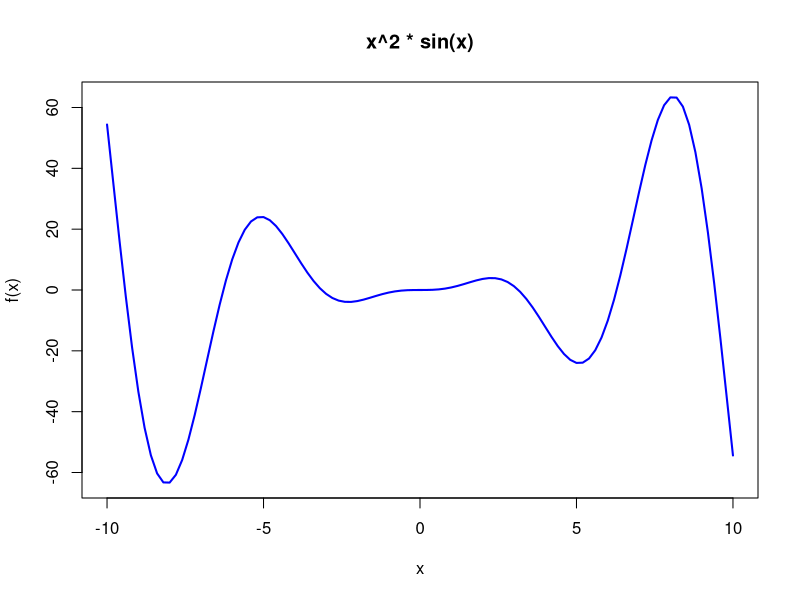
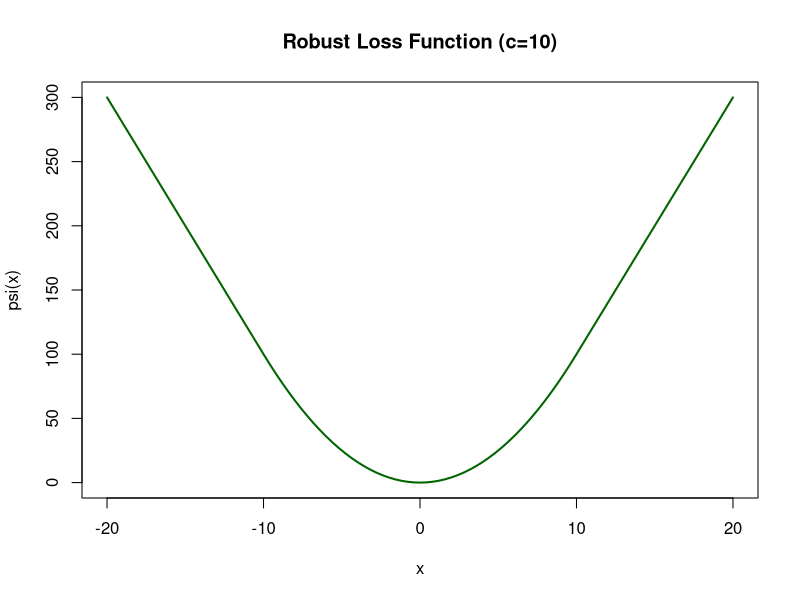
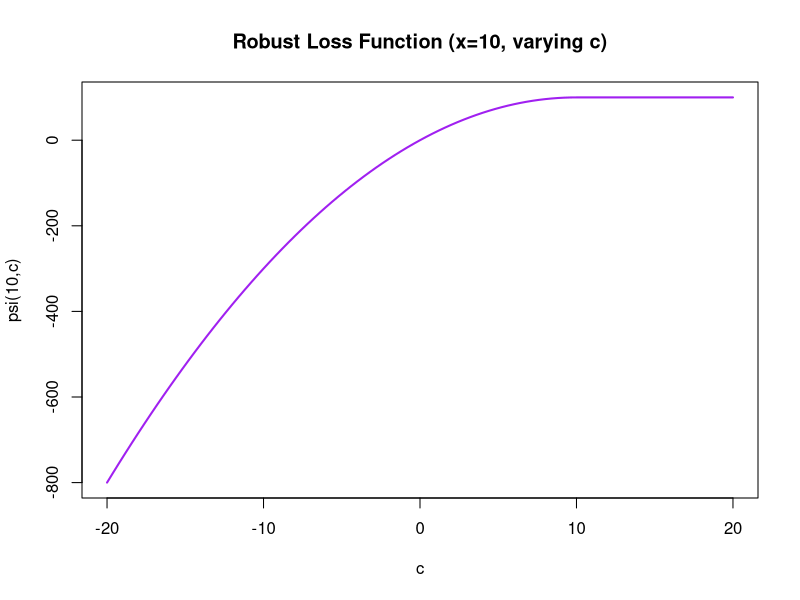
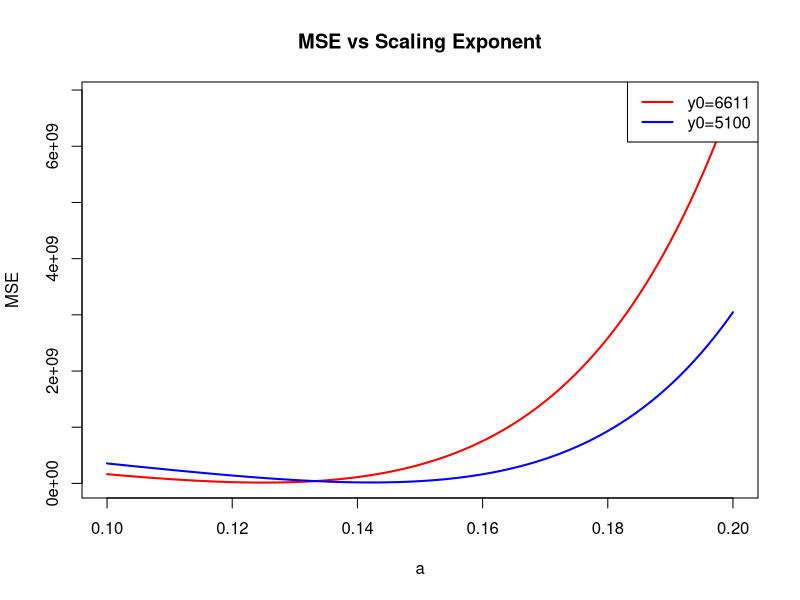
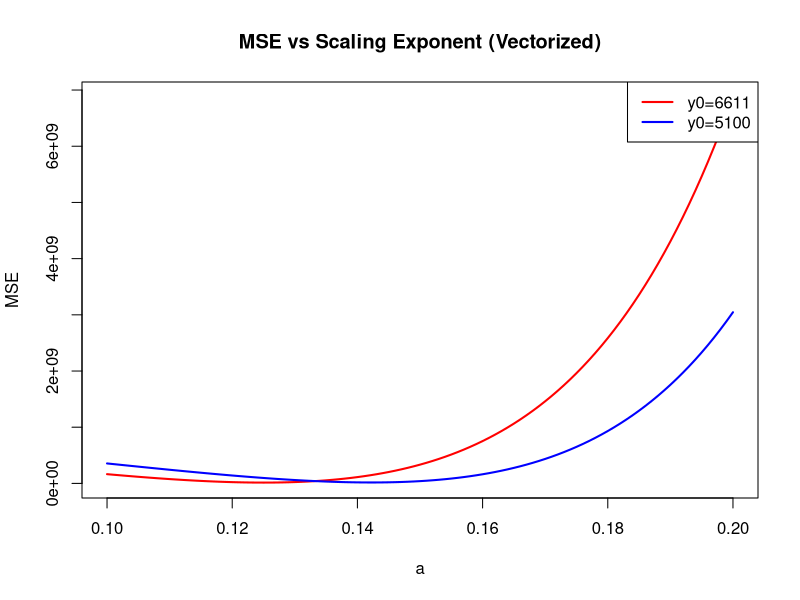

These figures' R source, in order:
# R script for "Optimization I"

# ============================================
# OPTIMIZATION I
# ============================================
# 
# AGENDA:
# - Functions are objects: can be arguments for or returned by other functions
# - Example: curve()
# - Optimization via gradient descent, Newton's method, Nelder-Mead, …
# - Curve-fitting by optimizing
# ============================================

# Load required packages
if (!require("numDeriv")) install.packages("numDeriv")
if (!require("MASS")) install.packages("MASS")

library(numDeriv)
library(MASS)

# Create plots directory if it doesn't exist
if (!dir.exists("../plots")) {
  dir.create("../plots")
}

# ============================================
# FUNCTIONS AS OBJECTS
# ============================================
cat("\n")
cat(paste(rep("=", 50), collapse=""), "\n")
cat("FUNCTIONS AS OBJECTS\n")
cat(paste(rep("=", 50), collapse=""), "\n\n")

class(sin)
print(paste("class(sin):", class(sin)))

class(sample)
print(paste("class(sample):", class(sample)))

resample <- function(x) { sample(x, size=length(x), replace=TRUE) }
print(paste("class(resample):", class(resample)))

print(paste("typeof(resample):", typeof(resample)))
print(paste("typeof(sample):", typeof(sample)))
print(paste("typeof(sin):", typeof(sin)))

# Functions can be passed as arguments
result <- sapply((-2):2,function(log.ratio){exp(log.ratio)/(1+exp(log.ratio))})
print("Logistic transformation results:")
print(result)

# ============================================
# NUMERICAL DERIVATIVES WITH grad()
# ============================================
cat("\n")
cat(paste(rep("=", 50), collapse=""), "\n")
cat("NUMERICAL DERIVATIVES\n")
cat(paste(rep("=", 50), collapse=""), "\n\n")

# grad() from numDeriv computes numerical derivatives
# Test with cosine function
just_a_phase <- runif(n=1,min=-pi,max=pi)
derivative_check <- all.equal(grad(func=cos,x=just_a_phase),-sin(just_a_phase))
print(paste("grad(cos) == -sin:", derivative_check))

# Works with vectors too
phases <- runif(n=10,min=-pi,max=pi)
vec_derivative_check <- all.equal(grad(func=cos,x=phases),-sin(phases))
print(paste("grad(cos) on vectors:", vec_derivative_check))

# Multivariable functions
grad_result <- grad(func=function(x){x[1]^2+x[2]^3}, x=c(1,-1))
print("Gradient of x[1]^2 + x[2]^3 at (1,-1):")
print(grad_result)

# ============================================
# GRADIENT DESCENT IMPLEMENTATION
# ============================================
cat("\n")
cat(paste(rep("=", 50), collapse=""), "\n")
cat("GRADIENT DESCENT\n")
cat(paste(rep("=", 50), collapse=""), "\n\n")

gradient.descent <- function(f,x,max.iterations,step.scale,
  stopping.deriv,...) {
  for (iteration in 1:max.iterations) {
    gradient <- grad(f,x,...)
    if(all(abs(gradient) < stopping.deriv)) { break() }
    x <- x - step.scale*gradient
  }
  fit <- list(argmin=x,final.gradient=gradient,final.value=f(x,...),
    iterations=iteration)
  return(fit)
}

print("Gradient descent function defined")

# ============================================
# FUNCTIONS RETURNING FUNCTIONS
# ============================================
cat("\n")
cat(paste(rep("=", 50), collapse=""), "\n")
cat("FUNCTIONS RETURNING FUNCTIONS\n")
cat(paste(rep("=", 50), collapse=""), "\n\n")

make.linear.predictor <- function(x,y) {
  linear.fit <- lm(y~x)
  predictor <- function(x) {
   return(predict(object=linear.fit,newdata=data.frame(x=x)))
  }
  return(predictor)
}

# Example with cats data
data(cats)
vet_predictor <- make.linear.predictor(x=cats$Bwt,y=cats$Hwt)
rm(cats)            # Data set goes away
prediction <- vet_predictor(3.5)  # My cat's body mass in kilograms
print(paste("Predicted heart weight for 3.5kg cat:", round(prediction, 2), "grams"))

# ============================================
# CURVE() FUNCTION FOR PLOTTING
# ============================================
cat("\n")
cat(paste(rep("=", 50), collapse=""), "\n")
cat("CURVE() FUNCTION\n")
cat(paste(rep("=", 50), collapse=""), "\n\n")

# curve() plots a function over a range
png("../plots/optimization_curve1.png", width=800, height=600)
curve(x^2 * sin(x), from=-10, to=10, main="x^2 * sin(x)", 
      xlab="x", ylab="f(x)", lwd=2, col="blue")
dev.off()
print("Plot saved: optimization_curve1.png")

# Robust loss function
psi <- function(x,c=1) {ifelse(abs(x)>c,2*c*abs(x)-c^2,x^2)}

png("../plots/optimization_psi1.png", width=800, height=600)
curve(psi(x,c=10),from=-20,to=20, main="Robust Loss Function (c=10)",
      xlab="x", ylab="psi(x)", lwd=2, col="darkgreen")
dev.off()
print("Plot saved: optimization_psi1.png")

png("../plots/optimization_psi2.png", width=800, height=600)
curve(psi(x=10,c=x),from=-20,to=20, main="Robust Loss Function (x=10, varying c)",
      xlab="c", ylab="psi(10,c)", lwd=2, col="purple")
dev.off()
print("Plot saved: optimization_psi2.png")

# ============================================
# GMP DATA AND MSE FUNCTION
# ============================================
cat("\n")
cat(paste(rep("=", 50), collapse=""), "\n")
cat("GMP DATA AND OPTIMIZATION\n")
cat(paste(rep("=", 50), collapse=""), "\n\n")

# Create synthetic GMP data (same as in writing functions tutorial)
set.seed(42)
n_cities <- 366
pop <- 10^runif(n_cities, 4.5, 7.5)
true_a <- 0.125
true_y0 <- 6611
pcgmp <- true_y0 * pop^true_a * exp(rnorm(n_cities, 0, 0.1))
gmp_total <- pcgmp * pop
gmp <- data.frame(gmp = gmp_total, pcgmp = pcgmp, pop = pop)

print(paste("Created GMP dataset with", nrow(gmp), "cities"))

# Mean squared error function
mse <- function(y0,a,Y=gmp$pcgmp,N=gmp$pop) {
   mean((Y - y0*(N^a))^2)
}

# Test MSE function
test_values <- sapply(seq(from=0.10,to=0.15,by=0.01),mse,y0=6611)
print("MSE values for a from 0.10 to 0.15:")
print(test_values)

print(paste("MSE at y0=6611, a=0.10:", mse(6611,0.10)))

# ============================================
# MAKING FUNCTIONS PLOTTABLE
# ============================================
cat("\n")
cat(paste(rep("=", 50), collapse=""), "\n")
cat("VECTORIZING FUNCTIONS\n")
cat(paste(rep("=", 50), collapse=""), "\n\n")

# Method 1: Wrapper with sapply
mse.plottable <- function(a,...){ return(sapply(a,mse,...)) }
result <- mse.plottable(seq(from=0.10,to=0.15,by=0.01),y0=6611)
print("MSE via plottable wrapper:")
print(result)

png("../plots/optimization_mse1.png", width=800, height=600)
curve(mse.plottable(a=x,y0=6611),from=0.10,to=0.20,xlab="a",ylab="MSE",
      main="MSE vs Scaling Exponent", lwd=2, col="red")
curve(mse.plottable(a=x,y0=5100),add=TRUE,col="blue", lwd=2)
legend("topright", legend=c("y0=6611", "y0=5100"), 
       col=c("red","blue"), lwd=2)
dev.off()
print("Plot saved: optimization_mse1.png")

# Method 2: Vectorize() function
mse.vec <- Vectorize(mse, vectorize.args=c("y0","a"))
result_vec <- mse.vec(a=seq(from=0.10,to=0.15,by=0.01),y0=6611)
print("MSE via Vectorize():")
print(result_vec)

result_multi <- mse.vec(a=1/8,y0=c(5000,6000,7000))
print("MSE at a=1/8 for different y0 values:")
print(result_multi)

png("../plots/optimization_mse2.png", width=800, height=600)
curve(mse.vec(a=x,y0=6611),from=0.10,to=0.20,xlab="a",ylab="MSE",
      main="MSE vs Scaling Exponent (Vectorized)", lwd=2, col="red")
curve(mse.vec(a=x,y0=5100),add=TRUE,col="blue", lwd=2)
legend("topright", legend=c("y0=6611", "y0=5100"), 
       col=c("red","blue"), lwd=2)
dev.off()
print("Plot saved: optimization_mse2.png")

# ============================================
# SUMMARY
# ============================================
cat("\n")
cat(paste(rep("=", 50), collapse=""), "\n")
cat("SUMMARY\n")
cat(paste(rep("=", 50), collapse=""), "\n\n")
print("1. Functions are first-class objects in R")
print("2. Functions can take other functions as arguments")
print("3. Functions can return other functions")
print("4. curve() is a convenient way to plot functions")
print("5. Vectorize() and sapply() make functions work with vectors")
print("6. Optimization involves finding function minima/maxima")
print("7. Gradient descent is one optimization method")

cat("\nOptimization I Tutorial Complete\n")
print(paste("Generated", length(list.files("../plots", pattern="optimization_.*\\.png")), "plots"))

